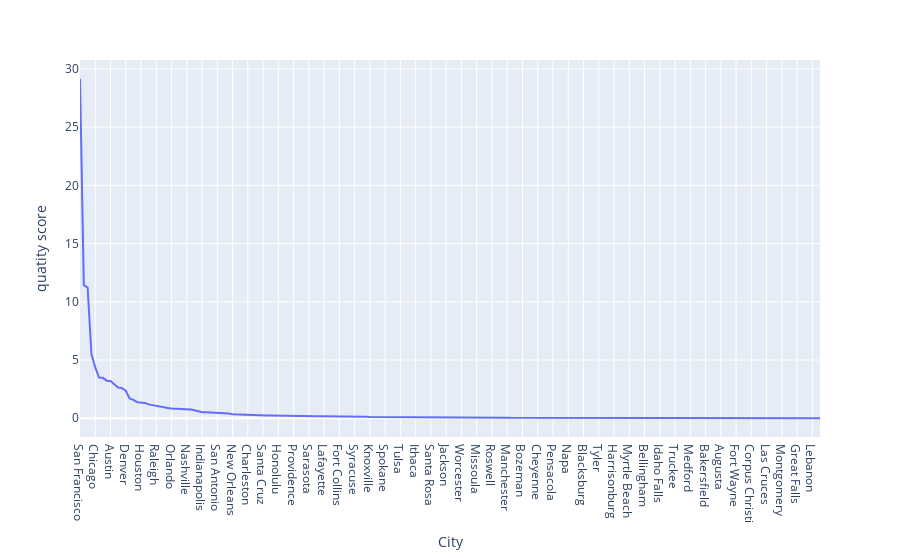

Here is the notebook cell this chart was saved with:
### Code cell
fig=px.line(k_df2,x='City',y='quatity score')
fig.show()

### Figure 1 — Plotly figure (JSON) as saved in the notebook; plotly's stock layout.template omitted (floating-point values rounded to 4 significant figures; data arrays with more than 128 entries replaced by an {"elided": "..."} marker saying what was removed)
{"data": [{"hovertemplate": "City=%{x}<br>quatity score=%{y}<extra></extra>", "legendgroup": "", "line": {"color": "#636efa", "dash": "solid"}, "mode": "lines", "name": "", "orientation": "v", "showlegend": false, "type": "scatter", "x": {"elided": "195 str values"}, "xaxis": "x", "y": {"elided": "195 float values"}, "yaxis": "y"}], "layout": {"legend": {"tracegroupgap": 0}, "margin": {"t": 60}, "xaxis": {"anchor": "y", "domain": [0, 1], "title": {"text": "City"}}, "yaxis": {"anchor": "x", "domain": [0, 1], "title": {"text": "quatity score"}}}}
